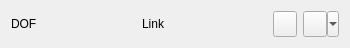
<?xml version="1.0" encoding="UTF-8"?>
<ui version="4.0">
 <class>TaskSketcherMessages</class>
 <widget class="QWidget" name="TaskSketcherMessages">
  <property name="geometry">
   <rect>
    <x>0</x>
    <y>0</y>
    <width>350</width>
    <height>48</height>
   </rect>
  </property>
  <property name="minimumSize">
   <size>
    <width>320</width>
    <height>0</height>
   </size>
  </property>
  <property name="windowTitle">
   <string notr="true">Form</string>
  </property>
  <layout class="QHBoxLayout" name="horizontalLayout">
   <item>
    <widget class="Gui::StatefulLabel" name="labelConstrainStatus">
     <property name="text">
      <string>DOF</string>
     </property>
    </widget>
   </item>
   <item>
    <widget class="Gui::UrlLabel" name="labelConstrainStatusLink">
     <property name="text">
      <string>Link</string>
     </property>
    </widget>
   </item>
   <item>
    <widget class="QToolButton" name="manualUpdate">
     <property name="sizePolicy">
      <sizepolicy hsizetype="Maximum" vsizetype="Preferred">
       <horstretch>0</horstretch>
       <verstretch>0</verstretch>
      </sizepolicy>
     </property>
     <property name="minimumSize">
      <size>
       <width>0</width>
       <height>0</height>
      </size>
     </property>
     <property name="toolTip">
      <string>Forces recomputation of active document</string>
     </property>
     <property name="text">
      <string/>
     </property>
     <property name="icon">
      <iconset>
       <normaloff>:/icons/view-refresh.svg</normaloff>:/icons/view-refresh.svg</iconset>
     </property>
    </widget>
   </item>
   <item>
    <widget class="QToolButton" name="settingsButton">
     <property name="sizePolicy">
      <sizepolicy hsizetype="Maximum" vsizetype="Preferred">
       <horstretch>0</horstretch>
       <verstretch>0</verstretch>
      </sizepolicy>
     </property>
     <property name="toolTip">
      <string>Sketch edit settings</string>
     </property>
     <property name="text">
      <string/>
     </property>
     <property name="icon">
      <iconset resource="Resources/Sketcher.qrc">
      <normaloff>:/icons/dialogs/Sketcher_Settings.svg</normaloff>:/icons/dialogs/Sketcher_Settings.svg</iconset>
     </property>
     <property name="popupMode">
      <enum>QToolButton::MenuButtonPopup</enum>
     </property>
    </widget>
   </item>
  </layout>
 </widget>
 <customwidgets>
  <customwidget>
   <class>Gui::StatefulLabel</class>
   <extends>QLabel</extends>
   <header>Gui/Widgets.h</header>
  </customwidget>
  <customwidget>
   <class>Gui::UrlLabel</class>
   <extends>QLabel</extends>
   <header>Gui/Widgets.h</header>
  </customwidget>
 </customwidgets>
 <resources/>
 <connections/>
</ui>
